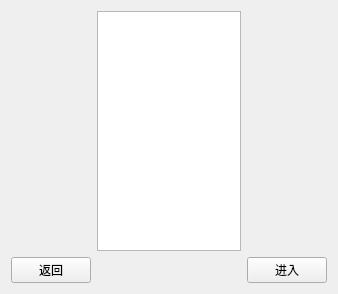
<?xml version="1.0" encoding="UTF-8"?>
<ui version="4.0">
 <class>EnterRoom</class>
 <widget class="QWidget" name="EnterRoom">
  <property name="geometry">
   <rect>
    <x>0</x>
    <y>0</y>
    <width>338</width>
    <height>294</height>
   </rect>
  </property>
  <property name="windowTitle">
   <string>Form</string>
  </property>
  <layout class="QGridLayout" name="gridLayout">
   <item row="0" column="0">
    <spacer name="horizontalSpacer">
     <property name="orientation">
      <enum>Qt::Horizontal</enum>
     </property>
     <property name="sizeHint" stdset="0">
      <size>
       <width>72</width>
       <height>20</height>
      </size>
     </property>
    </spacer>
   </item>
   <item row="0" column="1">
    <widget class="QTableView" name="tableView"/>
   </item>
   <item row="0" column="2">
    <spacer name="horizontalSpacer_2">
     <property name="orientation">
      <enum>Qt::Horizontal</enum>
     </property>
     <property name="sizeHint" stdset="0">
      <size>
       <width>72</width>
       <height>20</height>
      </size>
     </property>
    </spacer>
   </item>
   <item row="1" column="0">
    <widget class="QPushButton" name="return_start">
     <property name="text">
      <string>返回</string>
     </property>
    </widget>
   </item>
   <item row="1" column="1">
    <spacer name="horizontalSpacer_3">
     <property name="orientation">
      <enum>Qt::Horizontal</enum>
     </property>
     <property name="sizeHint" stdset="0">
      <size>
       <width>155</width>
       <height>20</height>
      </size>
     </property>
    </spacer>
   </item>
   <item row="1" column="2">
    <widget class="QPushButton" name="submit">
     <property name="text">
      <string>进入</string>
     </property>
    </widget>
   </item>
  </layout>
 </widget>
 <resources/>
 <connections/>
</ui>
